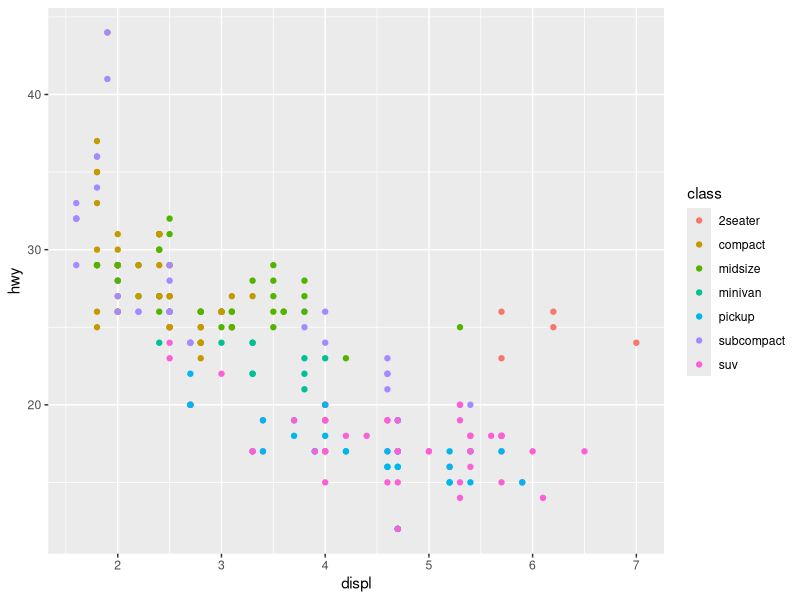
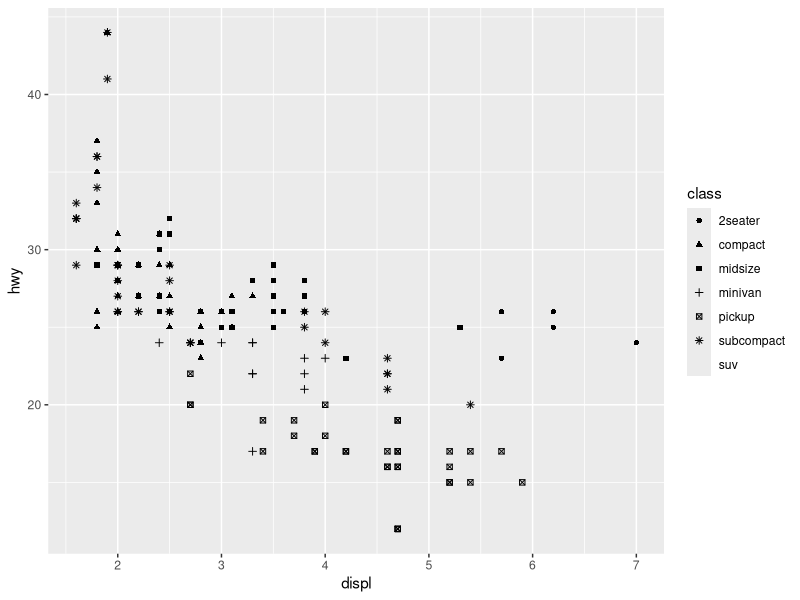
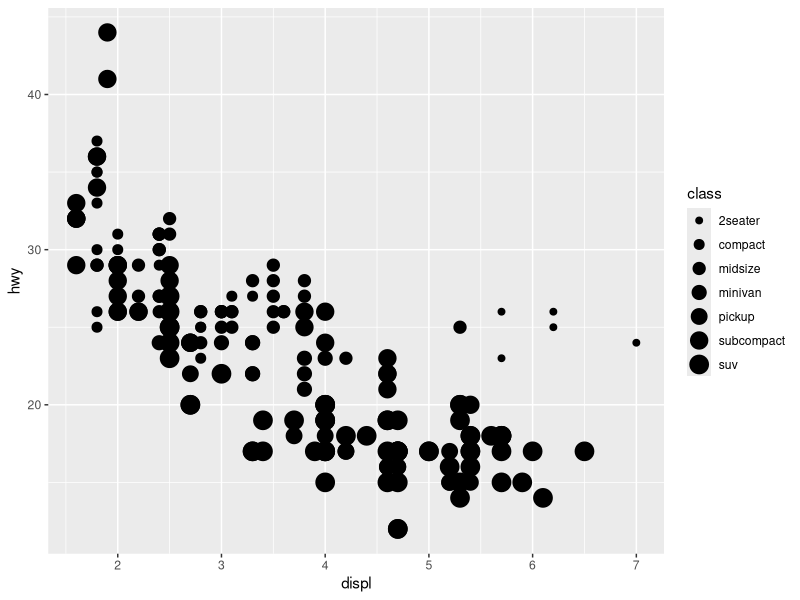
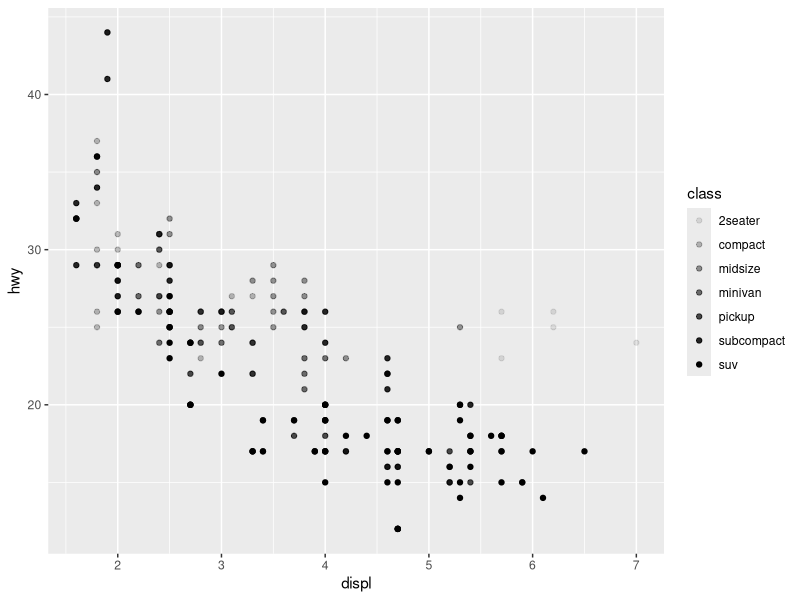
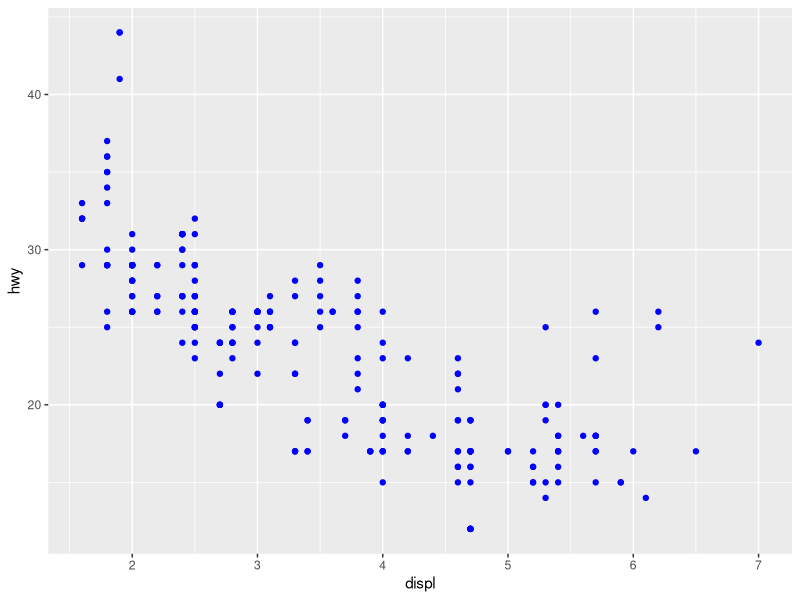
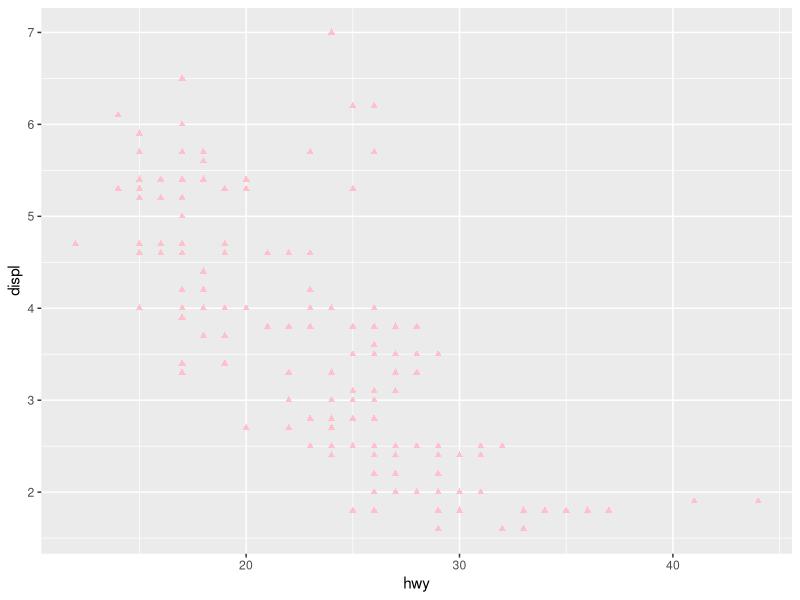
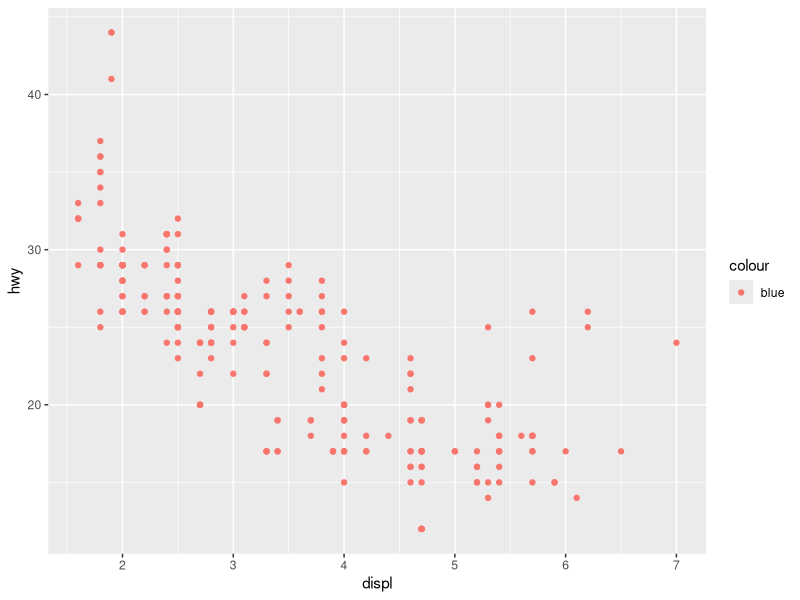
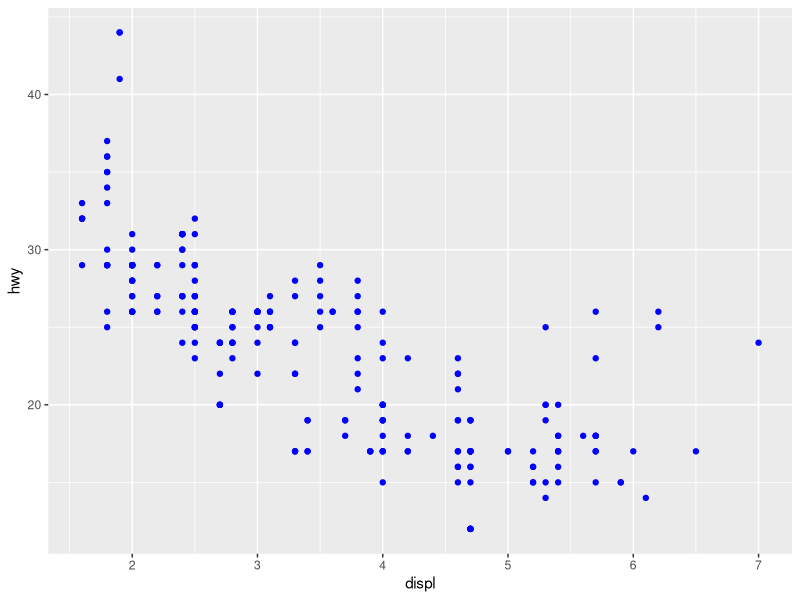

Generate these figures, in order, with R:
#####################################
###                               ###
###         Capítulo 9            ###
###            Capas              ### 
###                               ###
#####################################

library(tidyverse)

mpg # produce:
# A tibble: 234 × 11
#  manufacturer model     displ  year   cyl trans drv     cty   hwy fl   
#  <chr>        <chr>     <dbl> <int> <int> <chr> <chr> <int> <int> <chr>
#1 audi         a4          1.8  1999     4 auto… f        18    29 p    
#2 audi         a4          1.8  1999     4 manu… f        21    29 p    
#3 audi         a4          2    2008     4 manu… f        20    31 p    
#4 audi         a4          2    2008     4 auto… f        21    30 p    
# NOTA: el marco de datos mpg tiene 234 observaciones o filas sobre
# 38 modelos de automóviles
#View(mpg) # produce: a new window with dataframe

# Entre las variables de mpg tenemos:
# 1. displ: Cilindrada del coche en litros. Variable numérica
# 2. hwy: Eficiencia de combustible de un auto en carretera. En millas
#    por galón (mpg). Un auto con baja eficiencia de combustible 
#    consume más combustible al recorrer la misma distancia queun auto 
#    con alta eficiencia. Variable numérica
# 3. class: tipo de coche, es una variable categórica.

# Relación entre displ y hwy para varios class tipos de autos
ggplot(mpg, aes(x = displ, y = hwy, color = class)) + 
  geom_point()
# Significa que un auto con mayor cilindrada (displ) tiene menor 
# eficiencia de combustible (hwy)
ggplot(mpg, aes(x = displ, y = hwy, shape = class)) + 
  geom_point()
# Cuando class se asigna a shape se obtienen dos advertencias:
# 1: La paleta de formas puede manejar un máximo de 6 valores 
# discretos porque más de 6 se vuelve difícil de discriminar; usted 
# tiene 7.
# 2: Se eliminaron 62 filas que contenían valores faltantes 
# (geom_point()). Son 62 filas que se eliminaron porque contenían
# el séptimo tipo de auto, suv que no se grafica.

# Diagrama de dispersión con puntos de tamaños diferentes
ggplot(mpg, aes(x = displ, y = hwy, size = class)) + 
  geom_point() # produce:
# Using size for a discrete variable is not advised. 
# Diagrama de dispersión con puntos grises de opacidad distinta
ggplot(mpg, aes(x = displ, y = hwy, alpha = class)) + 
  geom_point() # produce:
# Using alpha for a discrete variable is not advised. 

# Lograr que todos los puntos sean azules
ggplot(mpg, aes(x = displ, y = hwy)) + 
  geom_point(color = "blue")

########################
###
### 9.2.1 Ejercicios
###
########################

# 1. Crea un diagrama de dispersión de hwyvs  displdonde los puntos 
# estén rellenos de rosa en los triángulos.
ggplot(mpg, aes(x = hwy, y = displ)) + 
  geom_point(shape = "triangle", color = "pink")

# 2. ¿Por qué el siguiente código no generó un gráfico con puntos azules?
ggplot(mpg) + 
  geom_point(aes(x = displ, y = hwy, color = "blue"))
# El color específico debe establecerse por fuera del mapeo estético
# Debe ser algo como: 
ggplot(mpg, aes(x = displ, y = hwy)) +
  geom_point(color = "blue")

# 3. ¿Qué strokehace la estética? ¿Con qué formas funciona? (Pista: 
# usa ?geom_point)
?geom_point
# Parecería que stroke controla el ancho de los puntos
ggplot(mpg, aes(x = displ, y = hwy, stroke = 0.5)) +
  geom_point()

# 4. ¿Qué ocurre si asignas una estética a algo distinto del nombre 
# de una variable, como aes(color = displ < 5)? Ten en cuenta que 
# también deberás especificar x e y.
ggplot(mpg, aes(x = displ, y = hwy, color = displ < 5)) +
  geom_point()
# Es interesante que si se le asigna una condición a una estética,
# esta estética cambia según la categoría TRUE y FALSE

# Crear un diagrama de dispersión 
ggplot(mpg, aes(x = displ, y = hwy)) +
  geom_point()
# Crear una linea suave
ggplot(mpg, aes(x = displ, y = hwy)) +
  geom_smooth()
# Crear un diagrama de dispersión y una línea suave
ggplot(mpg, aes(x = displ, y = hwy)) +
  geom_point() + 
  geom_smooth()

# Separar las líneas suaves según la variable drv (tipo de tracción)
ggplot(mpg, aes(x = displ, y = hwy, shape = drv)) +
  geom_smooth()
# Lo que resulta un poco extraño

# Separar las líneas suaves según la variable drv (tipo de tracción)
# Y mostrarlas como tiós de líneas diferentes
ggplot(mpg, aes(x = displ, y = hwy, linetype = drv)) +
  geom_smooth()
# Aquí ya aparece el tipo de transimisión f para transmisión delantera,
# (o front) , r para transmisión trasera, y 4 para transmisión en 
# las 4 llantas

# Se puede clarificar con el siguiente gráfico
ggplot(mpg, aes(x = displ, y = hwy, color = drv)) +
  geom_point() +
  geom_smooth(aes(linetype = drv))
# Esto también sería aceptable
ggplot(mpg, aes(x = displ, y = hwy, color = drv)) +
  geom_point() +
  geom_smooth(aes(shape = drv))
# Pero sería lo mismo que no poner nada en geom_smooth
ggplot(mpg, aes(x = displ, y = hwy, color = drv)) +
  geom_point() +
  geom_smooth()

# Se puede agrupar e distintas líneas suaves
ggplot(mpg, aes(x = displ, y = hwy)) +
  geom_smooth(aes(group = drv))
# El problema con la estética group es que no pone leyendas así que
# no se sabe a que nos referimos
#Por eso se podría agrupar con la estética linetype
ggplot(mpg, aes(x = displ, y = hwy)) +
  geom_smooth(aes(linetype = drv))
# Aquí vemos que ya se pueden ver las leyendas del tipo de tracción
# f, r y 4
# También la estética color es una buena opción si se necesita ver las 
# leyendas:
ggplot(mpg, aes(x = displ, y = hwy)) +
  geom_smooth(aes(color = drv))

# Mostrar diferentes estéticas en distintas capas
ggplot(mpg, aes(x = displ, y = hwy)) +
  geom_point(aes(color = class)) +
  geom_smooth()

ggplot(mpg, aes(x = displ, y = hwy)) +
  geom_point() +
  geom_point(
    data = mpg |> filter(class == "2seater" ), # esto es como decir:
           # filter(mpg, class == "2seater")
    color = "red"
  ) + # Hasta aquí se dibuja una capa con puntos rojos para la class
      # "2seater"
  geom_point(
    data = mpg |> filter(class == "2seater" ),
    shape = "circle open", size = 3, color = "red"
  ) # Esta capa pone una capa adicional donde se dibujan unos circulos
    # abiertos (relleno transparente y borde rojo) de 3 pixeles sobre los
    # puntos rojos de la anterior capa

?mpg
# hwy : millas por galón en carretera
# Mostrar histograma para hwy (millas por galón en carretera)
ggplot(mpg, aes(x = hwy)) +
  geom_histogram(binwidth = 2)
# revela que la distribución del kilometraje en carretera es bimodal
# Mostrar gráfico de densidad para hwy (millas por galón en carretera)
ggplot(mpg, aes(x = hwy)) +
  geom_density()
# revela que la distribución del kilometraje en carretera es bimodal
# Mostrar diagrama de caja para hwy (millas por galón en carretera)
ggplot(mpg,aes(x = hwy)) +
  geom_boxplot()
# revela que hay dos valores atípicos

# Mostrar gráfico de crestas (densidad) según tipo de tracción
library(ggridges)
ggplot(mpg, aes(x = hwy, y = drv, color = drv, fill = drv)) +
  geom_density_ridges(alpha = 0.5)
  #geom_density_ridges(alpha = 0.5, show.legend = FALSE)

########################
###
### 9.3.1 Ejercicios
###
########################

# 1. ¿Qué geometría usarías para dibujar un gráfico de líneas? 
# ¿Un diagrama de caja? ¿Un histograma? ¿Un gráfico de áreas?
# Gráfico de líneas : geom_smooth
# Diagrama de caja : geom_boxplot
# Histrograma : geom_histogram
# gráfico de áreas : geom_density (en las respuestas dice geom_area)

# 2. Anteriormente en este capítulo usamos show.legend sin explicarlo:
ggplot(mpg, aes(x = displ, y = hwy)) +
  #geom_smooth(aes(color = drv), show.legend = FALSE)
  geom_smooth(aes(color = drv))
# ¿Qué show.legend = FALSE hace aquí? ¿Qué pasa si lo eliminas? ¿Por 
# qué crees que lo usamos antes?
# Lo que hace la estética color es crear varias líneas de distintos 
# colores dependiendo del tipo de tracción (drv). Sin embargo por
# defecto el tipo de tracción y su color deben tener una leyeda 
# explicativa. Con show.legend = FALSE  esta leyenda desaparece.
# Si quito show.legend debería aparecer la leyenda con los 3 tipos de 
# tracción. Pienso que se usa para contrastar con la estética group
# que por defecto no muestra las leyendas de las diferente líneas
# que se muestran según el tipo de tracción.

# 3. ¿Qué pretende el se argumento geom_smooth()?
?geom_smooth() # se : Display confidence band around smooth
ggplot(mpg, aes(x = displ, y = hwy)) +
  #geom_smooth(aes(color = drv), show.legend = FALSE)
  geom_smooth(aes(color = drv, se = FALSE)) # asignando FALSE a se,
  # igual sigue mostrando el intervalo de confianza, no entiendo.

# 4. Recree el código R necesario para generar los siguientes 
# gráficos. Tenga en cuenta que siempre que se use una variable 
# categórica en el gráfico, es drv.
# a)
ggplot(mpg, aes(x = displ, y = hwy)) +
  geom_point() +
  geom_smooth()
# b) 
ggplot(mpg, aes(x = displ, y = hwy)) +
  geom_point() +
  geom_smooth(aes(group = drv))
# c)
ggplot(mpg, aes(x = displ, y = hwy, color = drv)) +
  geom_point() +
  geom_smooth()
# d)
ggplot(mpg, aes(x = displ, y = hwy)) +
  geom_point(aes(color = drv)) +
  geom_smooth()
# e)
ggplot(mpg, aes(x = displ, y = hwy)) +
  geom_point(aes(color = drv)) +
  geom_smooth(aes(linetype = drv))
# f) 
ggplot(mpg, aes(x = displ, y = hwy)) +
  geom_point(shape = "circle", color = "white", size = 5) +
  geom_point(aes(color = drv)) #+
  #geom_point(shape = "circle", color = "white")

# Mostrar el desplazamiento (displ) del motor relacionado con el 
# kilometraje por galón de gasolina en carretera (hwy), en 4 
# gráficos distintos según el número de cilindros 
ggplot(mpg, aes(x = displ, y = hwy)) +
  geom_point() +
  facet_wrap(~cyl) # cyl : número de cilindros
?mpg # cyl : significa número de cilindros

# Facetar con dos variables gracias a facet_grid
ggplot(mpg, aes(x = displ, y = hwy)) +
  geom_point() +
  facet_grid(drv ~ cyl)

# Facetar con dos variables pero liberar la escala (que no sea la 
# misma en x e y). 
ggplot(mpg, aes(x = displ, y = hwy)) +
  geom_point() +
  facet_grid(drv ~ cyl, scales = "free")

########################
###
### 9.4.1 Ejercicios
###
########################

# 1. ¿Qué pasa si se hace una faceta sobre una variable continua?
# Tal vez tome infinito números de cuadros. Sin embargo en la práctica
# parece que hay una faceta por cada valor único de la variable 
# continua. Así:
ggplot(mpg, aes(x = drv, y = cyl)) + 
  geom_point() +
  facet_wrap(~hwy)

# 2. ¿Qué significan las celdas vacías en el gráfico anterior 
# facet_grid(drv ~ cyl)? Ejecute el siguiente código. 
ggplot(mpg) + 
  geom_point(aes(x = drv, y = cyl))
# ¿Cómo se relacionan con el gráfico resultante?
# Gráfico anterior:
ggplot(mpg, aes(x = displ, y = hwy)) +
  geom_point() +
  facet_grid(drv ~ cyl)
# Significa que no hay, en la data, autos con tracción en las 4
# ruedas y 5 cilindros y tambpoco hay autos con tracción trasera
# de 4 y 5 cilindros.
# Este código
ggplot(mpg) + 
  geom_point(aes(x = drv, y = cyl))
# Muestra que drv y cyl no son variables continuas y todos los
# autos se acumulan en puntos muy específicos dónde se nota claramente
# que no hay autos de 7 cilindros, ni autos con tracción en las 4
# ruedas y 5 cilindros y tambpoco hay autos con tracción trasera
# de 4 y 5 cilindros.

# 3. ¿Qué gráficos crea el siguiente código? ¿Qué . hace?
ggplot(mpg) + 
  geom_point(aes(x = displ, y = hwy)) +
  facet_grid(drv ~ .) # Crea 3 facetas horizontales
  #facet_grid(~drv) # Crea 3 facetas verticales (por defecto)
# Crea varias facetas horizontales según el tipo de tracción. No sé
# que hace el punto. Pero el libro de soluciones dice que en este 
# caso el punto (.) significa no gacer facetas entre columnas. 
#
ggplot(mpg) + 
  geom_point(aes(x = displ, y = hwy)) +
  facet_grid(. ~ cyl) # crea 4 facetas verticales
  #facet_grid(~cyl) # también crea 4 facetas verticales
# Crea varias facetas verticales; el libro de soluciones dice que
# el punto significa no hacer facetas entre filas.
# Es decir, el punto parece que significa mantener todo junto

# 4. Tomemos la primera gráfica facetada de esta sección:
ggplot(mpg) + 
  geom_point(aes(x = displ, y = hwy)) + 
  facet_wrap(~ cyl, nrow = 2)
# ¿Cuáles son las ventajas de usar facetas en lugar de la estética 
# del color? ¿Cuáles son las desventajas? ¿Cómo podría cambiar el 
# equilibrio si se tuviera un conjunto de datos más grande?
ggplot(mpg, aes(color = cyl)) + 
  geom_point(aes(x = displ, y = hwy))
# El problema es que hay un número espcífico de número de cilindros
# sólo (4, 5, 6 y 8) pero la estética de color pinta como si cyl
# fuera una variable continua (decimales infinitos) pero en la realidad
# cyl es más como una categoría. enotnces la estética de colores
# es un poco confusa, en cambio las facetas son 4 bien limitadas.
# Yo no veo desventajas, pero el libro dice que la desventaja es
# que no se pueden comparar las clases entre si cuando están en 
# gráficos separados.
# Esta es un opción combinada pero igual sigue facetada y no mitiga 
# el problema de que es difícil comparar al mismo tiempo:
ggplot(mpg) + 
  geom_point(aes(x = displ, y = hwy, color = cyl)) + 
  facet_wrap(~ cyl, nrow = 2)
# La opción del libro es, sin facetas, resaltar solo un valor en cada
# capa. Misolución sería esto:
ggplot(mpg, aes(x = displ, y = hwy)) + 
  geom_point(color = "gray") +
  geom_point(
    data = mpg |> filter(cyl == 6),
    color = "red"
  ) +
  geom_point(
    data = mpg |> filter(cyl == 8),
    color = "green"
  ) +
  geom_point(
    data = mpg |> filter(cyl == 4),
    color = "black"
  )+
  geom_point(
    data = mpg |> filter(cyl == 5),
    color = "blue"
  )
# No es una opción elegante porque crece demasiado. Tal vez la solución
# correcta es tranformar el tipo de valor de continuo a categórico,
# a menos que el número de cilindros se necesite para algún cálculo.

# 5. Read ?facet_wrap. What does nrow do? What does ncol do? What 
# other options control the layout of the individual panels? Why 
# doesn’t facet_grid() have nrow and ncol arguments?
?facet_wrap # produce:
#[...]
# nrow, ncol: Number of rows and columns.
# dir : Direction: either "h" for horizontal, the default, or "v", 
# for vertical
#[...]
?facet_grid
# parece que facet_grid sí tiene los argumentos rows y cols pero
# no se usan igual que nrow y ncol porque la grid o grilla se usa
# para mostrar 2 variables entonces ya tiene un ncol y nrow 
# implícitos por el número del tipo de valores que tiene cada una
# de las 2 variables que forman la grilla. En cambio facet_wrap no
# es para 2 variables sino 1 sola

# 6. ¿Cuál de las siguientes gráficas facilita la comparación del
# tamaño del motor ( displ) en coches con diferentes transmisiones? 
# ¿Qué indica esto sobre cuándo colocar una variable de facetado 
# en filas o columnas?
?mpg
# displ: tamaño del motor
# Muestra 3 facetas horizontales
ggplot(mpg, aes(x = displ)) + 
  geom_histogram() + 
  facet_grid(drv ~ .)
# Muestra 3 facetas verticales
ggplot(mpg, aes(x = displ)) + 
  geom_histogram() +
  facet_grid(. ~ drv)
# Es más fácil entender la relación entre el tamaño del motor y 
# el tipo de tracción con el facetado horizontal (drv ~ .) porque
# me permite comparar la cantidad de autos por tipo de transmisión 
# y tracción. Con el facetado vertical sólo es más difícil intuir 
# alguna conclusión.

# 7. Recrea la siguiente gráfica usando facet_wrap()en lugar de 
# facet_grid(). ¿Cómo cambian las posiciones de las etiquetas de 
# las facetas?
ggplot(mpg) + 
  geom_point(aes(x = displ, y = hwy)) +
  facet_grid(drv ~ .)
# facet_grid crea 3 facetas horizontales (posición de las etiquetas)
ggplot(mpg) + 
  geom_point(aes(x = displ, y = hwy)) +
  facet_wrap(drv ~ .)
# facet_wrap crea tres facetas verticales (posición de las etiquetas)

View(diamonds)
?diamonds
# cut : calidad del corte
# En el eje x muestra la calidad del corte, y en el eje Y muestra
# count. Sin embargo count no es una variable de diamonds, de dónde 
# viene?
ggplot(diamonds, aes(x = cut)) +
  geom_bar()
# Viene de:
# - Los gráficos de barras, histogramas y polígonos de frecuencia 
# agrupan sus datos y luego trazan los recuentos de contenedores, 
# la cantidad de puntos que caen en cada contenedor.
# - Los suavizadores ajustan un modelo a sus datos y luego trazan 
# predicciones a partir del modelo.
# - Los diagramas de caja calculan el resumen de cinco números de la 
# distribución y luego muestran ese resumen como un cuadro con 
# formato especial.
# En resumen, cuando un gráfico no recibe las varibles necesarias,
# es como que tomaría unas variables por defecto para completar
# un gráfico.
# Por ejemplo en geom_bar el valor predeterminado de stat es "count",
# y cada geom tiene una estadística predeterminada
?geom_bar

# Muestra un gráfico de barras en el que se asigna a la altura de 
# las barras el valor de la variable Y, donde n son los valores sin
# procesar de la variable Y.
diamonds |> 
  count(cut) |>
  ggplot(aes(x = cut, y = n)) +
  geom_bar(stat = "identity")

# Muestra un gráfico de barras de proporciones en vez de recuentos.
ggplot(diamonds, aes(x = cut, y = after_stat(prop), group = 1)) + 
  geom_bar()

?stat_summary
# Muestra los valores mínimos, máximos y promedios de la profundidad
# (depth) de los diamantes según su cut (o calidad de corte)
ggplot(diamonds) +
  stat_summary(
    aes(x = cut, y = depth),
    fun.min = min,
    fun.max = max,
    fun = median
  )
# stat_summary : resume los valores de y para cada valor único de x.
